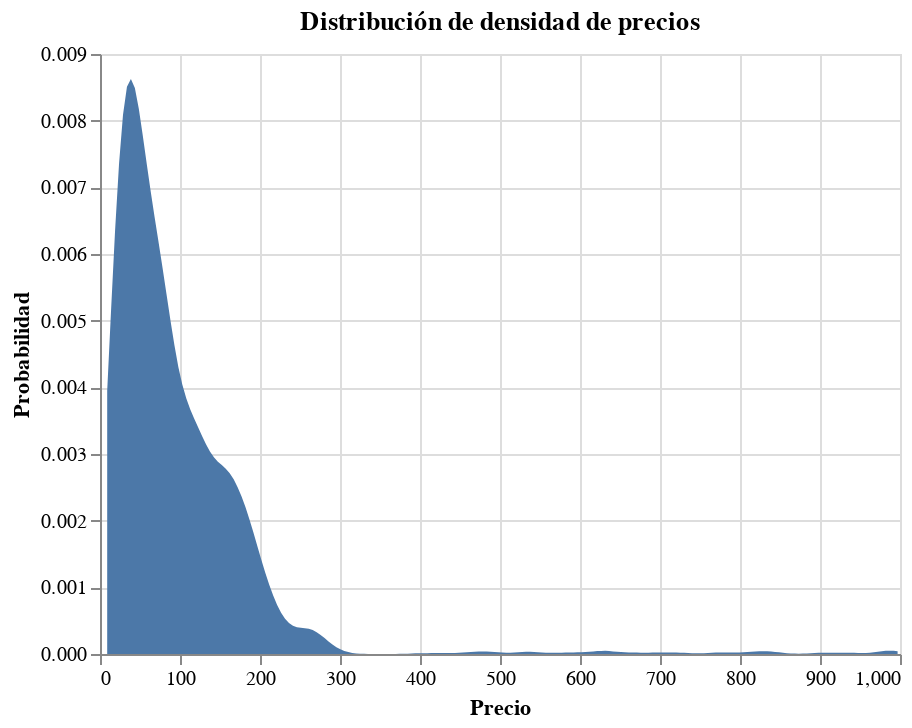

Write notebook code for a chart like this one.
### Code cell
# price, density function
alt.Chart(source).transform_density(
    'Price',
    as_=['Price', 'density'],
).mark_area().encode(
    alt.X("Price:Q", title="Precio"),
    alt.Y('density:Q', title="Probabilidad"),
    tooltip=['Price']
).properties(title="Distribución de densidad de precios")

### Figure 1 — Vega-Lite specification as saved in the notebook (floating-point values rounded to 4 significant figures; data arrays with more than 128 entries replaced by an {"elided": "..."} marker saying what was removed)
{"$schema": "https://vega.github.io/schema/vega-lite/v4.17.0.json", "config": {"view": {"continuousHeight": 300, "continuousWidth": 400}}, "data": {"name": "data-f3f840ea7b5b96d9f02913ef998b5f22"}, "datasets": {"data-f3f840ea7b5b96d9f02913ef998b5f22": {"elided": "2988 records"}}, "encoding": {"tooltip": [{"field": "Price", "type": "quantitative"}], "x": {"field": "Price", "title": "Precio", "type": "quantitative"}, "y": {"field": "density", "title": "Probabilidad", "type": "quantitative"}}, "mark": "area", "title": "Distribución de densidad de precios", "transform": [{"as": ["Price", "density"], "density": "Price"}]}
